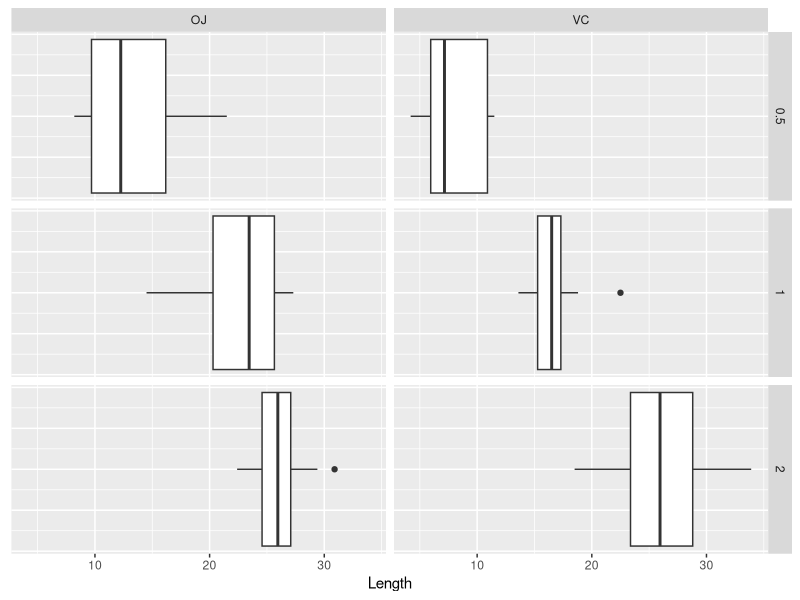
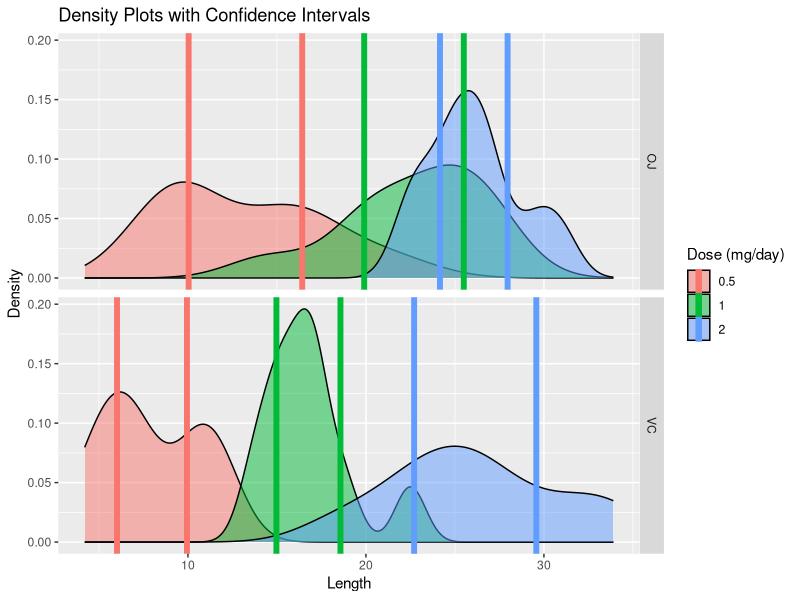

The R source for these figures, in order:
## ----setup, include=FALSE-----------------------------------------------------
knitr::opts_chunk$set(echo = FALSE)


## ----Load_Data, message = FALSE-----------------------------------------------
library(datasets); library(tidyverse) 
library(gridExtra); library(knitr)
phi <- (1+sqrt(5))/2 #For fig dimensions
data("ToothGrowth")
dat <- ToothGrowth


## ----Summary, fig.height = 4, fig.width= 4*phi--------------------------------
grouped <- group_by(dat, dose, supp)
ggplot(grouped, aes(len)) +
        geom_boxplot() +
        theme(axis.ticks.y = element_blank(),
              axis.text.y = element_blank()) +
        facet_grid(dose~supp) +
        xlab("Length")
        
        
summary <- summarize(grouped, 
          Count = sum(!is.na(len)), Mean = mean(len), Median = median(len), 
          Range = paste0("[",range(len)[1], ", ", range(len)[2], "]"),
          Shaprio_Wilk_Test = round(shapiro.test(len)$p.value, 3))
kable(summary)


## ----t_tests------------------------------------------------------------------
subsets <- matrix(rep(rep(NA, 10), 6), nrow = 6, ncol = 10)
CIs <- matrix(rep(rep(NA, 2), 6), nrow = 6, ncol = 2)
a <- 0.05
for (i in 0:5) {
        subsets[i + 1,] <- seq(1 + 10*i, 10*(i + 1), by = 1)
        con <- t.test(dat[subsets[i + 1,],]$len, 
                      alternative = "two.sided", conf.level = 1 - a)$conf.int
        CIs[i + 1, 1] <- con[1]
        CIs[i + 1, 2] <- con[2]
}
CIs <- data.frame(LB = CIs[,1], UB = CIs[,2], 
                  supp = rep(c("VC", "OJ"), each = 3),
                  dose = rep(c(0.5,1.0,2.0), times = 2))

## ----Denisty_Plot, fig.height = 4, fig.width = 4*phi--------------------------
ggplot(grouped, aes(len)) +
        facet_grid(supp~.) +
        geom_density(aes(group = dose, fill = as.factor(dose)), alpha = 0.5) +
        geom_vline(data = CIs[CIs$supp == "VC",], lwd = 2, 
                    aes(xintercept = LB, 
                        group = dose, color = as.factor(dose))) +
        geom_vline(data = CIs[CIs$supp == "VC",], lwd = 2, 
                    aes(xintercept = UB, 
                        group = dose, color = as.factor(dose))) +
        geom_vline(data = CIs[CIs$supp == "OJ",], lwd = 2, 
                    aes(xintercept = LB, 
                        group = dose, color = as.factor(dose))) +
        geom_vline(data = CIs[CIs$supp == "OJ",], lwd = 2,
                    aes(xintercept = UB, 
                        group = dose, color = as.factor(dose))) +
        labs(x = "Length", y = "Density", 
             fill = "Dose (mg/day)", color = "Dose (mg/day)") + 
        ggtitle("Density Plots with Confidence Intervals")


## -----------------------------------------------------------------------------
#Ceiling and floor-ing values to maintain confidence level
CIs$LB <- ceiling(CIs$LB*100)/100
CIs$UB <- floor(CIs$UB*100)/100
names(CIs) <- c("Lower_Bound", "Upper_Bound",
                "supp", "dose")
kable(CIs)

